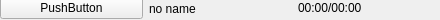
<?xml version="1.0" encoding="UTF-8"?>
<ui version="4.0">
 <class>SongWidget</class>
 <widget class="QWidget" name="SongWidget">
  <property name="geometry">
   <rect>
    <x>0</x>
    <y>0</y>
    <width>440</width>
    <height>20</height>
   </rect>
  </property>
  <property name="sizePolicy">
   <sizepolicy hsizetype="Preferred" vsizetype="Fixed">
    <horstretch>0</horstretch>
    <verstretch>0</verstretch>
   </sizepolicy>
  </property>
  <property name="minimumSize">
   <size>
    <width>0</width>
    <height>20</height>
   </size>
  </property>
  <property name="maximumSize">
   <size>
    <width>440</width>
    <height>20</height>
   </size>
  </property>
  <property name="mouseTracking">
   <bool>true</bool>
  </property>
  <property name="contextMenuPolicy">
   <enum>Qt::NoContextMenu</enum>
  </property>
  <property name="windowTitle">
   <string>Form</string>
  </property>
  <widget class="QWidget" name="">
   <property name="geometry">
    <rect>
     <x>0</x>
     <y>-4</y>
     <width>441</width>
     <height>25</height>
    </rect>
   </property>
   <layout class="QHBoxLayout" name="horizontalLayout">
    <item>
     <widget class="QPushButton" name="pushButton">
      <property name="text">
       <string>PushButton</string>
      </property>
     </widget>
    </item>
    <item>
     <widget class="QLabel" name="song_name">
      <property name="text">
       <string>no name</string>
      </property>
     </widget>
    </item>
    <item>
     <widget class="QLabel" name="song_length">
      <property name="minimumSize">
       <size>
        <width>0</width>
        <height>0</height>
       </size>
      </property>
      <property name="maximumSize">
       <size>
        <width>16777215</width>
        <height>20</height>
       </size>
      </property>
      <property name="text">
       <string>00:00/00:00</string>
      </property>
     </widget>
    </item>
   </layout>
  </widget>
 </widget>
 <resources/>
 <connections/>
</ui>
